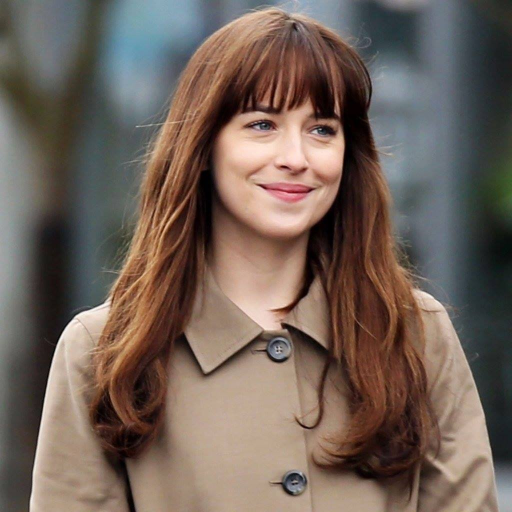
//> input picture C1HW02-2018/hw2/img/43335381_478688742649074_7443991245313015808_n.jpg, 1024 x 1024 px (shown at 1/2 size)
$ ./track ../C1HW02-2018/hw2/img/43335381_478688742649074_7443991245313015808_n.jpg ../C1HW02-2018/hw2/img/image1.jpg   (built with g++ and OpenCV 4)
//> lines starting //> are read from the running program, lines starting //| are printed output that depends on the picture; after the words box and inside, x2 and y2 are one past the last pixel; in counts of white or black regions, pixels touching at a corner belong together
#include <opencv2/opencv.hpp>
#include <iostream>
#include <stdio.h>
#include <string>

using namespace std;
using namespace cv;

/// Global Variables
Mat img; Mat templ; Mat result;
const char* image_window = "Source Image";
const char* result_window = "Result window";

int match_method;
int max_Trackbar = 5;

/// Function Headers
void MatchingMethod( int, void* );

/** @function main */
int main( int argc, char** argv )
{
  /// Load image and template
  img = imread( argv[1], 1 );
//> img is the input picture: 1024 rows x 1024 cols, CV_8UC3; mean B, G, R 88.5, 97.9, 113.2
  templ = imread( argv[2], 1 );
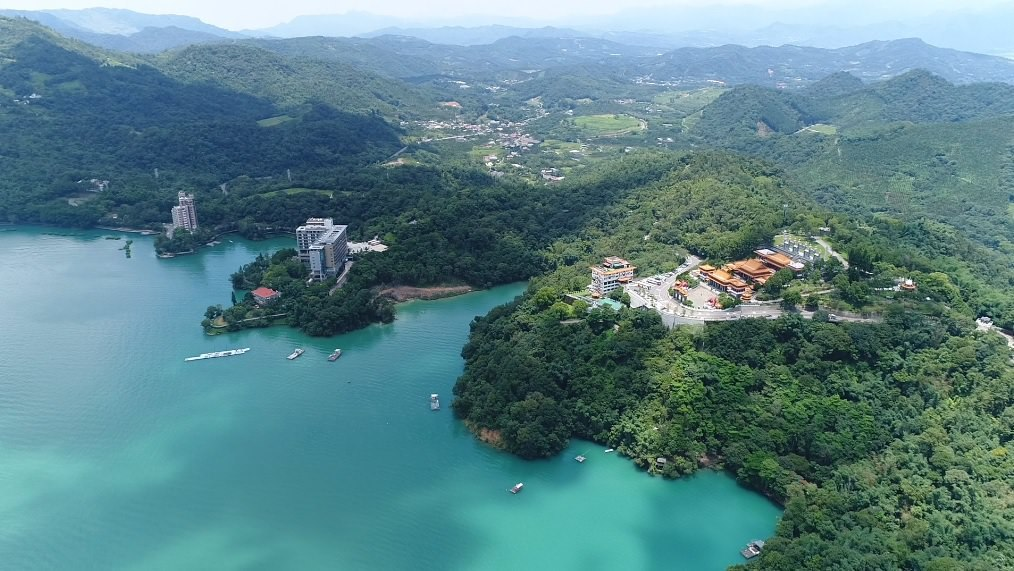
//> input picture C1HW02-2018/hw2/img/image1.jpg, 1014 x 571 px
//> templ is the input picture: 571 rows x 1014 cols, CV_8UC3; mean B, G, R 136.1, 131, 89.8

  /// Create windows
  namedWindow( image_window, CV_WINDOW_AUTOSIZE );
  namedWindow( result_window, CV_WINDOW_AUTOSIZE );

  /// Create Trackbar
  const char* trackbar_label = "Method: \n 0: SQDIFF \n 1: SQDIFF NORMED \n 2: TM CCORR \n 3: TM CCORR NORMED \n 4: TM COEFF \n 5: TM COEFF NORMED";
  createTrackbar( trackbar_label, image_window, &match_method, max_Trackbar, MatchingMethod );

  MatchingMethod( 0, 0 );

  waitKey(0);
  return 0;
}

/**
 * @function MatchingMethod
 * @brief Trackbar callback
 */
void MatchingMethod( int, void* )
{
  /// Source image to display
  Mat img_display;
  img.copyTo( img_display );

  /// Create the result matrix
  int result_cols =  img.cols - templ.cols + 1;
//> result_cols = 11
  int result_rows = img.rows - templ.rows + 1;
//> result_rows = 454

  result.create( result_rows, result_cols, CV_32FC1 );

  /// Do the Matching and Normalize
  matchTemplate( img, templ, result, match_method );
  normalize( result, result, 0, 1, NORM_MINMAX, -1, Mat() );

  /// Localizing the best match with minMaxLoc
  double minVal; double maxVal; Point minLoc; Point maxLoc;
  Point matchLoc;

  minMaxLoc( result, &minVal, &maxVal, &minLoc, &maxLoc, Mat() );
//> minVal = 0; maxVal = 1; minLoc = Point(0, 0); maxLoc = Point(10, 446)

  /// For SQDIFF and SQDIFF_NORMED, the best matches are lower values. For all the other methods, the higher the better
  if( match_method  == CV_TM_SQDIFF || match_method == CV_TM_SQDIFF_NORMED )
    { matchLoc = minLoc; }
//> matchLoc = Point(0, 0)
  else
    { matchLoc = maxLoc; }

  /// Show me what you got
  rectangle( img_display, matchLoc, Point( matchLoc.x + templ.cols , matchLoc.y + templ.rows ), Scalar::all(0), 2, 8, 0 );
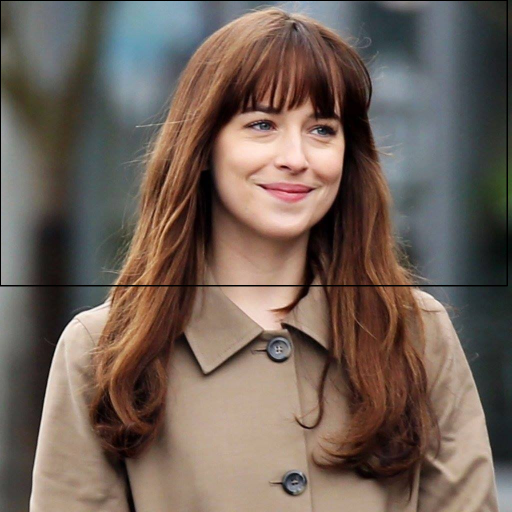
//> img_display: 1024 rows x 1024 cols, CV_8UC3 (shown at 1/2 size); 0.76% of pixels changed, all inside (x1, y1, x2, y2) = (0, 0, 1016, 573)
  rectangle( result, matchLoc, Point( matchLoc.x + templ.cols , matchLoc.y + templ.rows ), Scalar::all(0), 2, 8, 0 );

  imshow( image_window, img_display );
  imshow( result_window, result );
  imwrite("123.jpg",img_display);
  return;
}
